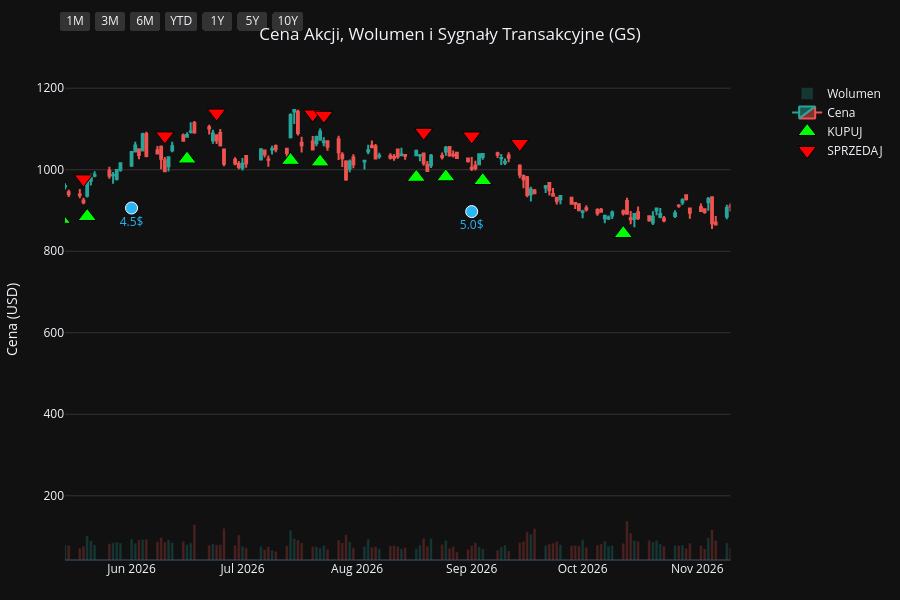
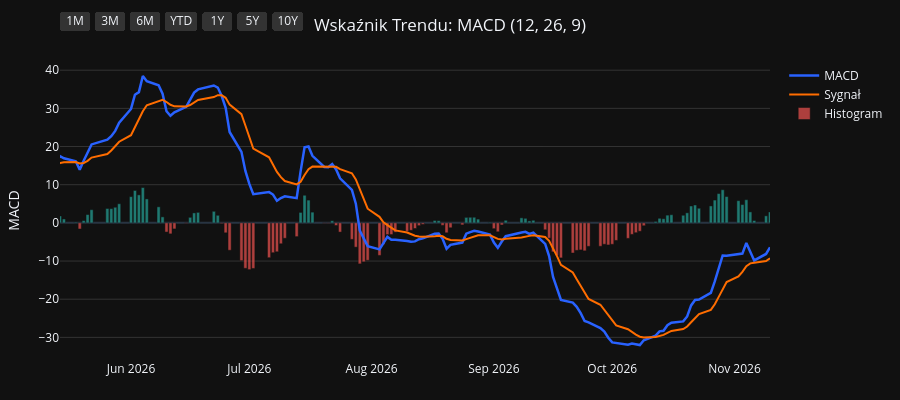
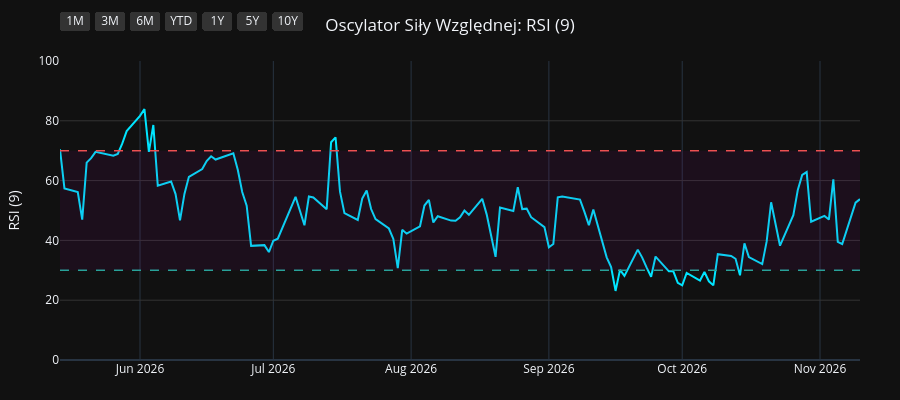
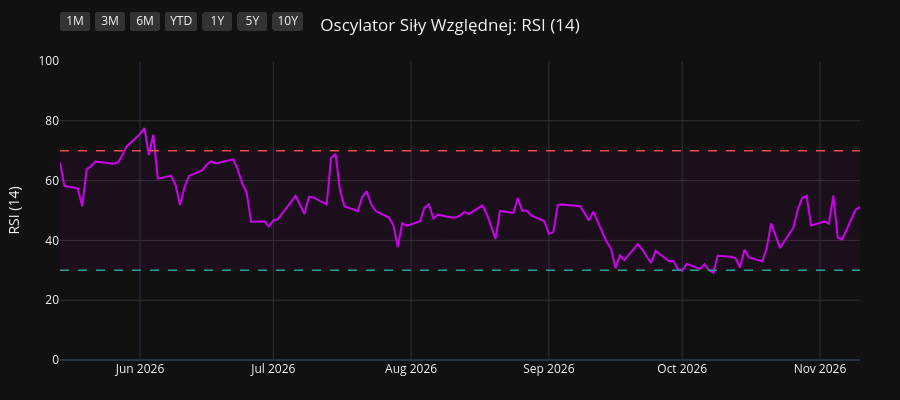

The notebook cell saved with these charts, in order:
### Code cell
import os
import yfinance as yf
import pandas as pd
import pandas_ta as ta
import plotly.graph_objects as go
from plotly.subplots import make_subplots

# 1. Pobranie i przygotowanie danych
symbol = os.environ.get("STOCK_TICKER", "").strip().upper()
if not symbol:
    raise RuntimeError("Set STOCK_TICKER before running price_extractor.ipynb")
df = yf.Ticker(symbol).history(period="10y")
df.index = df.index.tz_localize(None)

# Wskaźniki i sygnały
df.ta.macd(fast=12, slow=26, signal=9, append=True)
df.ta.rsi(length=9, append=True)
df.ta.rsi(length=14, append=True)
df.ta.rsi(length=21, append=True)
df.dropna(inplace=True)

macd = df['MACD_12_26_9']
signal = df['MACDs_12_26_9']
wczorajszy_macd = macd.shift(1)
wczorajszy_signal = signal.shift(1)

df['Decyzja'] = 'BRAK'
df.loc[(macd > signal) & (wczorajszy_macd <= wczorajszy_signal), 'Decyzja'] = 'KUPUJ'
df.loc[(macd < signal) & (wczorajszy_macd >= wczorajszy_signal), 'Decyzja'] = 'SPRZEDAJ'

df_kupuj = df[df['Decyzja'] == 'KUPUJ']
df_sprzedaj = df[df['Decyzja'] == 'SPRZEDAJ']
df_dywidendy = df[df['Dividends'] > 0]
df_splity = df[df['Stock Splits'] > 0]

# Wspólna konfiguracja osi X
konfiguracja_osi_x = dict(
    type="date",
    showspikes=True, spikemode="across", spikesnap="cursor", spikedash="dot", spikecolor="#ffffff", spikethickness=1, hoverformat="%Y-%m-%d",
    rangeselector=dict(
        buttons=list([
            dict(count=1, label="1M", step="month", stepmode="backward"),
            dict(count=3, label="3M", step="month", stepmode="backward"),
            dict(count=6, label="6M", step="month", stepmode="backward"),
            dict(count=1, label="YTD", step="year", stepmode="todate"),
            dict(count=1, label="1Y", step="year", stepmode="backward"),
            dict(count=5, label="5Y", step="year", stepmode="backward"),
            dict(step="all", label="10Y")
        ]),
        bgcolor="#333333", activecolor="#2962ff", x=0, y=1.1
    )
)

# ==========================================
# WYKRES 1: CENA + WOLUMEN + SYGNAŁY
# ==========================================
fig1 = make_subplots(specs=[[{"secondary_y": True}]])

kolory_wolumenu = ['#26a69a' if row['Close'] >= row['Open'] else '#ef5350' for index, row in df.iterrows()]
fig1.add_trace(go.Bar(x=df.index, y=df['Volume'], marker_color=kolory_wolumenu, opacity=0.25, name='Wolumen'), secondary_y=True)
fig1.add_trace(go.Candlestick(x=df.index, open=df['Open'], high=df['High'], low=df['Low'], close=df['Close'], name='Cena', increasing_line_color='#26a69a', decreasing_line_color='#ef5350'), secondary_y=False)
fig1.add_trace(go.Scatter(x=df_kupuj.index, y=df_kupuj['Low'] * 0.95, customdata=df_kupuj[['Low', 'High']], mode='markers', marker=dict(symbol='triangle-up', size=16, color='#00ff00', line=dict(width=1, color='black')), name='KUPUJ', hovertemplate='KUPUJ<br>Najniższa: %{customdata[0]:.2f}<br>Najwyższa: %{customdata[1]:.2f}<extra></extra>'), secondary_y=False)
fig1.add_trace(go.Scatter(x=df_sprzedaj.index, y=df_sprzedaj['High'] * 1.05, customdata=df_sprzedaj[['Low', 'High']], mode='markers', marker=dict(symbol='triangle-down', size=16, color='#ff0000', line=dict(width=1, color='black')), name='SPRZEDAJ', hovertemplate='SPRZEDAJ<br>Najniższa: %{customdata[0]:.2f}<br>Najwyższa: %{customdata[1]:.2f}<extra></extra>'), secondary_y=False)

if not df_dywidendy.empty:
    fig1.add_trace(go.Scatter(x=df_dywidendy.index, y=df_dywidendy['Low'] * 0.90, mode='markers+text', marker=dict(symbol='circle', size=12, color='#29b6f6', line=dict(width=1, color='white')), text=df_dywidendy['Dividends'].apply(lambda x: f"{x}$"), textposition="bottom center", name='Dywidenda', showlegend=False, hovertemplate='Dywidenda: %{text}<extra></extra>', textfont=dict(color="#29b6f6")), secondary_y=False)
if not df_splity.empty:
                    fig1.add_trace(go.Scatter(x=df_splity.index, y=df_splity['High'], mode='markers+text', marker=dict(symbol='star', size=16, color='#ffee58', line=dict(width=1, color='black')), text=df_splity['Stock Splits'].apply(lambda x: f"{x:g}:1" if x >= 1 else f"1:{1 / x:g}"), textposition="top center", name='Split', hovertemplate='%{text}<extra></extra>', textfont=dict(color="#ffee58")), secondary_y=False)

fig1.update_layout(title=dict(text=f"Cena Akcji, Wolumen i Sygnały Transakcyjne ({symbol})", x=0.5, xanchor='center'), dragmode='pan', xaxis_rangeslider_visible=False, template='plotly_dark', height=600, hovermode='x unified', margin=dict(l=60, r=40, t=60, b=40))
fig1.update_xaxes(**konfiguracja_osi_x)
fig1.update_xaxes(range=[df.index.max() - pd.Timedelta(days=180), df.index.max()])
fig1.update_yaxes(title_text="Cena (USD)", secondary_y=False, gridcolor='#333333')
fig1.update_yaxes(range=[0, df['Volume'].max() * 4], showgrid=False, showticklabels=False, secondary_y=True)
fig1.show(config={'scrollZoom': True})

# ==========================================
# WYKRES 2: WSKAŹNIK MACD
# ==========================================
fig2 = go.Figure()
fig2.add_trace(go.Scatter(x=df.index, y=df['MACD_12_26_9'], line=dict(color='#2962ff', width=2.5), name='MACD'))
fig2.add_trace(go.Scatter(x=df.index, y=df['MACDs_12_26_9'], line=dict(color='#ff6d00', width=2), name='Sygnał'))
kolory_macd = ['#26a69a' if val >= 0 else '#ef5350' for val in df['MACDh_12_26_9']]
fig2.add_trace(go.Bar(x=df.index, y=df['MACDh_12_26_9'], marker_color=kolory_macd, name='Histogram', opacity=0.7))
fig2.update_layout(title=dict(text="Wskaźnik Trendu: MACD (12, 26, 9)", x=0.5, xanchor='center'), dragmode='pan', xaxis_rangeslider_visible=False, template='plotly_dark', height=400, hovermode='x unified', margin=dict(l=60, r=40, t=60, b=40))
fig2.update_xaxes(**konfiguracja_osi_x)
fig2.update_xaxes(range=[df.index.max() - pd.Timedelta(days=180), df.index.max()])
fig2.update_yaxes(title_text="MACD", gridcolor='#333333')
fig2.show(config={'scrollZoom': True})

# ==========================================
# WYKRES 3: OSCYLATOR RSI (9)
# ==========================================
fig3 = go.Figure()
fig3.add_trace(go.Scatter(x=df.index, y=df['RSI_9'], line=dict(color='#00e5ff', width=2), name='RSI (9)'))
fig3.add_hline(y=70, line_dash="dash", line_color="#ef5350", line_width=1.5)
fig3.add_hline(y=30, line_dash="dash", line_color="#26a69a", line_width=1.5)
fig3.add_hrect(y0=30, y1=70, line_width=0, fillcolor="purple", opacity=0.1)
fig3.update_layout(title=dict(text="Oscylator Siły Względnej: RSI (9)", x=0.5, xanchor='center'), dragmode='pan', xaxis_rangeslider_visible=False, template='plotly_dark', height=400, hovermode='x unified', margin=dict(l=60, r=40, t=60, b=40))
fig3.update_xaxes(**konfiguracja_osi_x)
fig3.update_xaxes(range=[df.index.max() - pd.Timedelta(days=180), df.index.max()])
fig3.update_yaxes(title_text="RSI (9)", range=[0, 100], gridcolor='#333333')
fig3.show(config={'scrollZoom': True})

# ==========================================
# WYKRES 4: OSCYLATOR RSI (14)
# ==========================================
fig4 = go.Figure()
fig4.add_trace(go.Scatter(x=df.index, y=df['RSI_14'], line=dict(color='#d500f9', width=2), name='RSI (14)'))
fig4.add_hline(y=70, line_dash="dash", line_color="#ef5350", line_width=1.5)
fig4.add_hline(y=30, line_dash="dash", line_color="#26a69a", line_width=1.5)
fig4.add_hrect(y0=30, y1=70, line_width=0, fillcolor="purple", opacity=0.1)
fig4.update_layout(title=dict(text="Oscylator Siły Względnej: RSI (14)", x=0.5, xanchor='center'), dragmode='pan', xaxis_rangeslider_visible=False, template='plotly_dark', height=400, hovermode='x unified', margin=dict(l=60, r=40, t=60, b=40))
fig4.update_xaxes(**konfiguracja_osi_x)
fig4.update_xaxes(range=[df.index.max() - pd.Timedelta(days=180), df.index.max()])
fig4.update_yaxes(title_text="RSI (14)", range=[0, 100], gridcolor='#333333')
fig4.show(config={'scrollZoom': True})

# ==========================================
# WYKRES 5: OSCYLATOR RSI (21)
# ==========================================
fig5 = go.Figure()
fig5.add_trace(go.Scatter(x=df.index, y=df['RSI_21'], line=dict(color='#64dd17', width=2), name='RSI (21)'))
fig5.add_hline(y=70, line_dash="dash", line_color="#ef5350", line_width=1.5)
fig5.add_hline(y=30, line_dash="dash", line_color="#26a69a", line_width=1.5)
fig5.add_hrect(y0=30, y1=70, line_width=0, fillcolor="purple", opacity=0.1)
fig5.update_layout(title=dict(text="Oscylator Siły Względnej: RSI (21)", x=0.5, xanchor='center'), dragmode='pan', xaxis_rangeslider_visible=False, template='plotly_dark', height=400, hovermode='x unified', margin=dict(l=60, r=40, t=60, b=40))
fig5.update_xaxes(**konfiguracja_osi_x)
fig5.update_xaxes(range=[df.index.max() - pd.Timedelta(days=180), df.index.max()])
fig5.update_yaxes(title_text="RSI (21)", range=[0, 100], gridcolor='#333333')
fig5.show(config={'scrollZoom': True})

### Figure 1 — Plotly figure (JSON) as saved in the notebook; plotly's stock layout.template omitted (floating-point values rounded to 4 significant figures; data arrays with more than 128 entries replaced by an {"elided": "..."} marker saying what was removed)
{"data": [{"marker": {"color": {"elided": "2479 str values"}}, "name": "Wolumen", "opacity": 0.25, "type": "bar", "x": {"elided": "2479 str values"}, "xaxis": "x", "y": {"elided": "2479 int values"}, "yaxis": "y2"}, {"close": {"elided": "2479 float values"}, "decreasing": {"line": {"color": "#ef5350"}}, "high": {"elided": "2479 float values"}, "increasing": {"line": {"color": "#26a69a"}}, "low": {"elided": "2479 float values"}, "name": "Cena", "open": {"elided": "2479 float values"}, "type": "candlestick", "x": {"elided": "2479 str values"}, "xaxis": "x", "yaxis": "y"}, {"customdata": {"elided": "96x2 float values"}, "hovertemplate": "KUPUJ<br>Najniższa: %{customdata[0]:.2f}<br>Najwyższa: %{customdata[1]:.2f}<extra></extra>", "marker": {"color": "#00ff00", "line": {"color": "black", "width": 1}, "size": 16, "symbol": "triangle-up"}, "mode": "markers", "name": "KUPUJ", "type": "scatter", "x": ["2017-02-07T00:00:00", "2017-04-11T00:00:00", "2017-04-25T00:00:00", "2017-05-24T00:00:00", "2017-06-08T00:00:00", "2017-06-28T00:00:00", "2017-08-01T00:00:00", "2017-09-01T00:00:00", "2017-09-12T00:00:00", "2017-11-30T00:00:00", "2018-01-23T00:00:00", "2018-02-16T00:00:00", "2018-03-07T00:00:00", "2018-04-10T00:00:00", "2018-05-09T00:00:00", "2018-06-07T00:00:00", "2018-07-09T00:00:00", "2018-08-21T00:00:00", "2018-09-21T00:00:00", "2018-10-17T00:00:00", "2018-10-31T00:00:00", "2018-12-28T00:00:00", "2019-03-18T00:00:00", "2019-04-02T00:00:00", "2019-05-03T00:00:00", "2019-06-10T00:00:00", "2019-08-29T00:00:00", "2019-10-15T00:00:00", "2019-12-12T00:00:00", "2020-01-02T00:00:00", "2020-03-26T00:00:00", "2020-05-07T00:00:00", "2020-05-26T00:00:00", "2020-07-13T00:00:00", "2020-08-10T00:00:00", "2020-08-27T00:00:00", "2020-09-30T00:00:00", "2020-11-06T00:00:00", "2020-12-21T00:00:00", "2021-02-09T00:00:00", "2021-03-10T00:00:00", "2021-04-16T00:00:00", "2021-04-23T00:00:00", "2021-06-01T00:00:00", "2021-06-30T00:00:00", "2021-07-12T00:00:00", "2021-07-23T00:00:00", "2021-08-26T00:00:00", "2021-10-08T00:00:00", "2021-12-07T00:00:00", "2021-12-27T00:00:00", "2022-02-02T00:00:00", "2022-03-15T00:00:00", "2022-04-18T00:00:00", "2022-05-17T00:00:00", "2022-06-27T00:00:00", "2022-07-18T00:00:00", "2022-10-06T00:00:00", "2022-10-13T00:00:00", "2023-01-06T00:00:00", "2023-01-26T00:00:00", "2023-03-28T00:00:00", "2023-05-26T00:00:00", "2023-07-12T00:00:00", "2023-08-31T00:00:00", "2023-10-31T00:00:00", "2024-02-23T00:00:00", "2024-03-21T00:00:00", "2024-04-23T00:00:00", "2024-07-02T00:00:00", "2024-08-15T00:00:00", "2024-09-19T00:00:00", "2024-10-08T00:00:00", "2024-11-06T00:00:00", "2025-01-08T00:00:00", "2025-01-15T00:00:00", "2025-02-18T00:00:00", "2025-03-20T00:00:00", "2025-04-16T00:00:00", "2025-06-18T00:00:00", "2025-08-27T00:00:00", "2025-09-09T00:00:00", "2025-10-28T00:00:00", "2025-11-26T00:00:00", "2026-01-05T00:00:00", "2026-01-15T00:00:00", "2026-03-23T00:00:00", "2026-05-13T00:00:00", "2026-05-20T00:00:00", "2026-06-16T00:00:00", "2026-07-14T00:00:00", "2026-07-22T00:00:00", "2026-08-17T00:00:00", "2026-08-25T00:00:00", "2026-09-04T00:00:00", "2026-10-12T00:00:00"], "xaxis": "x", "y": [185.5, 175.1, 174.9, 170.5, 167.3, 172.1, 176.7, 174.8, 173.7, 191.5, 201.5, 208.6, 205.3, 201.4, 186.7, 183.6, 176.1, 185.8, 186.0, 174.3, 175.4, 128.9, 158.9, 156.1, 164.3, 153.6, 162.6, 160.3, 179.1, 186.9, 126.0, 146.4, 151.3, 170.1, 171.0, 169.7, 164.0, 165.7, 206.8, 247.5, 276.7, 282.6, 276.1, 315.2, 310.6, 307.6, 311.0, 344.4, 326.7, 332.5, 325.7, 302.7, 276.4, 272.9, 262.2, 255.9, 255.8, 261.8, 248.2, 296.1, 303.5, 276.5, 283.4, 285.7, 289.6, 267.2, 348.7, 360.1, 375.5, 417.2, 452.3, 450.6, 449.9, 516.9, 525.5, 544.1, 606.5, 509.0, 454.3, 577.9, 690.4, 688.1, 733.6, 750.0, 854.5, 865.8, 780.3, 878.2, 885.2, 1026.0, 1023.0, 1019.0, 981.4, 982.5, 973.4, 843.4], "yaxis": "y"}, {"customdata": {"elided": "95x2 float values"}, "hovertemplate": "SPRZEDAJ<br>Najniższa: %{customdata[0]:.2f}<br>Najwyższa: %{customdata[1]:.2f}<extra></extra>", "marker": {"color": "#ff0000", "line": {"color": "black", "width": 1}, "size": 16, "symbol": "triangle-down"}, "mode": "markers", "name": "SPRZEDAJ", "type": "scatter", "x": ["2017-03-07T00:00:00", "2017-04-12T00:00:00", "2017-05-17T00:00:00", "2017-05-31T00:00:00", "2017-06-26T00:00:00", "2017-07-19T00:00:00", "2017-08-15T00:00:00", "2017-09-05T00:00:00", "2017-10-13T00:00:00", "2017-12-28T00:00:00", "2018-02-05T00:00:00", "2018-03-01T00:00:00", "2018-03-19T00:00:00", "2018-04-23T00:00:00", "2018-05-29T00:00:00", "2018-06-21T00:00:00", "2018-08-09T00:00:00", "2018-09-06T00:00:00", "2018-09-26T00:00:00", "2018-10-24T00:00:00", "2018-11-12T00:00:00", "2019-02-06T00:00:00", "2019-03-20T00:00:00", "2019-04-24T00:00:00", "2019-05-07T00:00:00", "2019-08-01T00:00:00", "2019-09-24T00:00:00", "2019-11-15T00:00:00", "2019-12-31T00:00:00", "2020-01-24T00:00:00", "2020-05-06T00:00:00", "2020-05-12T00:00:00", "2020-06-12T00:00:00", "2020-07-23T00:00:00", "2020-08-18T00:00:00", "2020-09-09T00:00:00", "2020-10-22T00:00:00", "2020-12-14T00:00:00", "2021-01-21T00:00:00", "2021-03-09T00:00:00", "2021-03-17T00:00:00", "2021-04-22T00:00:00", "2021-05-19T00:00:00", "2021-06-10T00:00:00", "2021-07-07T00:00:00", "2021-07-16T00:00:00", "2021-08-19T00:00:00", "2021-09-03T00:00:00", "2021-11-05T00:00:00", "2021-12-20T00:00:00", "2022-01-14T00:00:00", "2022-02-18T00:00:00", "2022-04-04T00:00:00", "2022-04-26T00:00:00", "2022-06-09T00:00:00", "2022-07-14T00:00:00", "2022-08-22T00:00:00", "2022-10-11T00:00:00", "2022-11-25T00:00:00", "2023-01-20T00:00:00", "2023-02-21T00:00:00", "2023-05-03T00:00:00", "2023-06-21T00:00:00", "2023-08-08T00:00:00", "2023-09-25T00:00:00", "2024-01-03T00:00:00", "2024-03-07T00:00:00", "2024-04-08T00:00:00", "2024-05-23T00:00:00", "2024-08-02T00:00:00", "2024-09-03T00:00:00", "2024-10-03T00:00:00", "2024-10-25T00:00:00", "2024-11-29T00:00:00", "2025-01-10T00:00:00", "2025-02-12T00:00:00", "2025-02-20T00:00:00", "2025-04-03T00:00:00", "2025-05-29T00:00:00", "2025-07-11T00:00:00", "2025-09-02T00:00:00", "2025-09-29T00:00:00", "2025-11-17T00:00:00", "2025-12-29T00:00:00", "2026-01-14T00:00:00", "2026-01-20T00:00:00", "2026-04-29T00:00:00", "2026-05-19T00:00:00", "2026-06-10T00:00:00", "2026-06-24T00:00:00", "2026-07-20T00:00:00", "2026-07-23T00:00:00", "2026-08-19T00:00:00", "2026-09-01T00:00:00", "2026-09-14T00:00:00"], "xaxis": "x", "y": [217.3, 196.0, 193.7, 188.1, 191.3, 193.2, 198.7, 193.7, 207.0, 222.9, 228.4, 229.2, 232.6, 219.8, 202.2, 199.4, 206.7, 209.0, 204.0, 191.7, 194.7, 175.0, 176.8, 179.7, 180.1, 195.0, 191.1, 197.3, 206.4, 220.5, 163.6, 166.4, 184.4, 187.2, 184.9, 187.2, 188.6, 223.8, 269.0, 310.3, 320.2, 310.9, 332.1, 360.7, 342.6, 347.1, 368.2, 386.1, 385.5, 351.2, 359.4, 327.3, 312.2, 302.5, 297.3, 269.0, 326.0, 288.5, 371.3, 338.1, 352.0, 323.7, 321.4, 342.8, 323.4, 381.6, 393.4, 411.4, 463.0, 496.1, 514.4, 495.0, 533.6, 618.3, 584.4, 659.7, 679.8, 540.2, 621.7, 723.1, 758.3, 832.9, 820.4, 938.1, 970.8, 996.1, 967.5, 977.5, 1083.0, 1139.0, 1137.0, 1133.0, 1092.0, 1083.0, 1064.0], "yaxis": "y"}, {"hovertemplate": "Dywidenda: %{text}<extra></extra>", "marker": {"color": "#29b6f6", "line": {"color": "white", "width": 1}, "size": 12, "symbol": "circle"}, "mode": "markers+text", "name": "Dywidenda", "showlegend": false, "text": ["0.65$", "0.75$", "0.75$", "0.75$", "0.75$", "0.8$", "0.8$", "0.8$", "0.8$", "0.85$", "1.25$", "1.25$", "1.25$", "1.25$", "1.25$", "1.25$", "1.25$", "1.25$", "2.0$", "2.0$", "2.0$", "2.0$", "2.5$", "2.5$", "2.5$", "2.5$", "2.75$", "2.75$", "2.75$", "2.75$", "3.0$", "3.0$", "3.0$", "3.0$", "4.0$", "4.0$", "4.5$", "4.5$", "5.0$"], "textfont": {"color": "#29b6f6"}, "textposition": "bottom center", "type": "scatter", "x": ["2017-02-28T00:00:00", "2017-05-30T00:00:00", "2017-08-29T00:00:00", "2017-11-29T00:00:00", "2018-02-28T00:00:00", "2018-05-30T00:00:00", "2018-08-29T00:00:00", "2018-11-29T00:00:00", "2019-02-27T00:00:00", "2019-05-29T00:00:00", "2019-08-29T00:00:00", "2019-11-29T00:00:00", "2020-02-28T00:00:00", "2020-05-29T00:00:00", "2020-08-31T00:00:00", "2020-12-01T00:00:00", "2021-03-01T00:00:00", "2021-05-28T00:00:00", "2021-08-31T00:00:00", "2021-12-01T00:00:00", "2022-03-01T00:00:00", "2022-05-31T00:00:00", "2022-08-31T00:00:00", "2022-11-30T00:00:00", "2023-03-01T00:00:00", "2023-05-31T00:00:00", "2023-08-30T00:00:00", "2023-11-29T00:00:00", "2024-02-28T00:00:00", "2024-05-30T00:00:00", "2024-08-30T00:00:00", "2024-12-02T00:00:00", "2025-02-28T00:00:00", "2025-05-30T00:00:00", "2025-08-29T00:00:00", "2025-12-02T00:00:00", "2026-03-02T00:00:00", "2026-06-01T00:00:00", "2026-09-01T00:00:00"], "xaxis": "x", "y": [180.8, 161.0, 159.9, 178.7, 195.7, 169.3, 180.4, 145.6, 149.2, 140.6, 154.0, 169.5, 150.8, 151.6, 159.5, 182.2, 255.7, 292.2, 325.9, 301.5, 263.7, 261.7, 269.4, 308.6, 286.6, 268.7, 275.8, 285.6, 330.8, 384.9, 437.0, 522.7, 527.7, 521.3, 652.2, 717.0, 745.4, 906.0, 897.3], "yaxis": "y"}], "layout": {"dragmode": "pan", "height": 600, "hovermode": "x unified", "margin": {"b": 40, "l": 60, "r": 40, "t": 60}, "title": {"text": "Cena Akcji, Wolumen i Sygnały Transakcyjne (GS)", "x": 0.5, "xanchor": "center"}, "xaxis": {"anchor": "y", "domain": [0.0, 0.94], "hoverformat": "%Y-%m-%d", "range": ["2026-05-14T00:00:00", "2026-11-10T00:00:00"], "rangeselector": {"activecolor": "#2962ff", "bgcolor": "#333333", "buttons": [{"count": 1, "label": "1M", "step": "month", "stepmode": "backward"}, {"count": 3, "label": "3M", "step": "month", "stepmode": "backward"}, {"count": 6, "label": "6M", "step": "month", "stepmode": "backward"}, {"count": 1, "label": "YTD", "step": "year", "stepmode": "todate"}, {"count": 1, "label": "1Y", "step": "year", "stepmode": "backward"}, {"count": 5, "label": "5Y", "step": "year", "stepmode": "backward"}, {"label": "10Y", "step": "all"}], "x": 0, "y": 1.1}, "rangeslider": {"visible": false}, "showspikes": true, "spikecolor": "#ffffff", "spikedash": "dot", "spikemode": "across", "spikesnap": "cursor", "spikethickness": 1, "type": "date"}, "yaxis": {"anchor": "x", "domain": [0.0, 1.0], "gridcolor": "#333333", "title": {"text": "Cena (USD)"}}, "yaxis2": {"anchor": "x", "overlaying": "y", "range": [0, 60776800], "showgrid": false, "showticklabels": false, "side": "right"}}}

### Figure 2 — Plotly figure (JSON) as saved in the notebook; plotly's stock layout.template omitted (floating-point values rounded to 4 significant figures; data arrays with more than 128 entries replaced by an {"elided": "..."} marker saying what was removed)
{"data": [{"line": {"color": "#2962ff", "width": 2.5}, "name": "MACD", "type": "scatter", "x": {"elided": "2479 str values"}, "y": {"elided": "2479 float values"}}, {"line": {"color": "#ff6d00", "width": 2}, "name": "Sygnał", "type": "scatter", "x": {"elided": "2479 str values"}, "y": {"elided": "2479 float values"}}, {"marker": {"color": {"elided": "2479 str values"}}, "name": "Histogram", "opacity": 0.7, "type": "bar", "x": {"elided": "2479 str values"}, "y": {"elided": "2479 float values"}}], "layout": {"dragmode": "pan", "height": 400, "hovermode": "x unified", "margin": {"b": 40, "l": 60, "r": 40, "t": 60}, "title": {"text": "Wskaźnik Trendu: MACD (12, 26, 9)", "x": 0.5, "xanchor": "center"}, "xaxis": {"hoverformat": "%Y-%m-%d", "range": ["2026-05-14T00:00:00", "2026-11-10T00:00:00"], "rangeselector": {"activecolor": "#2962ff", "bgcolor": "#333333", "buttons": [{"count": 1, "label": "1M", "step": "month", "stepmode": "backward"}, {"count": 3, "label": "3M", "step": "month", "stepmode": "backward"}, {"count": 6, "label": "6M", "step": "month", "stepmode": "backward"}, {"count": 1, "label": "YTD", "step": "year", "stepmode": "todate"}, {"count": 1, "label": "1Y", "step": "year", "stepmode": "backward"}, {"count": 5, "label": "5Y", "step": "year", "stepmode": "backward"}, {"label": "10Y", "step": "all"}], "x": 0, "y": 1.1}, "rangeslider": {"visible": false}, "showspikes": true, "spikecolor": "#ffffff", "spikedash": "dot", "spikemode": "across", "spikesnap": "cursor", "spikethickness": 1, "type": "date"}, "yaxis": {"gridcolor": "#333333", "title": {"text": "MACD"}}}}

### Figure 3 — Plotly figure (JSON) as saved in the notebook; plotly's stock layout.template omitted (floating-point values rounded to 4 significant figures; data arrays with more than 128 entries replaced by an {"elided": "..."} marker saying what was removed)
{"data": [{"line": {"color": "#00e5ff", "width": 2}, "name": "RSI (9)", "type": "scatter", "x": {"elided": "2479 str values"}, "y": {"elided": "2479 float values"}}], "layout": {"dragmode": "pan", "height": 400, "hovermode": "x unified", "margin": {"b": 40, "l": 60, "r": 40, "t": 60}, "shapes": [{"line": {"color": "#ef5350", "dash": "dash", "width": 1.5}, "type": "line", "x0": 0, "x1": 1, "xref": "x domain", "y0": 70, "y1": 70, "yref": "y"}, {"line": {"color": "#26a69a", "dash": "dash", "width": 1.5}, "type": "line", "x0": 0, "x1": 1, "xref": "x domain", "y0": 30, "y1": 30, "yref": "y"}, {"fillcolor": "purple", "line": {"width": 0}, "opacity": 0.1, "type": "rect", "x0": 0, "x1": 1, "xref": "x domain", "y0": 30, "y1": 70, "yref": "y"}], "title": {"text": "Oscylator Siły Względnej: RSI (9)", "x": 0.5, "xanchor": "center"}, "xaxis": {"hoverformat": "%Y-%m-%d", "range": ["2026-05-14T00:00:00", "2026-11-10T00:00:00"], "rangeselector": {"activecolor": "#2962ff", "bgcolor": "#333333", "buttons": [{"count": 1, "label": "1M", "step": "month", "stepmode": "backward"}, {"count": 3, "label": "3M", "step": "month", "stepmode": "backward"}, {"count": 6, "label": "6M", "step": "month", "stepmode": "backward"}, {"count": 1, "label": "YTD", "step": "year", "stepmode": "todate"}, {"count": 1, "label": "1Y", "step": "year", "stepmode": "backward"}, {"count": 5, "label": "5Y", "step": "year", "stepmode": "backward"}, {"label": "10Y", "step": "all"}], "x": 0, "y": 1.1}, "rangeslider": {"visible": false}, "showspikes": true, "spikecolor": "#ffffff", "spikedash": "dot", "spikemode": "across", "spikesnap": "cursor", "spikethickness": 1, "type": "date"}, "yaxis": {"gridcolor": "#333333", "range": [0, 100], "title": {"text": "RSI (9)"}}}}

### Figure 4 — Plotly figure (JSON) as saved in the notebook; plotly's stock layout.template omitted (floating-point values rounded to 4 significant figures; data arrays with more than 128 entries replaced by an {"elided": "..."} marker saying what was removed)
{"data": [{"line": {"color": "#d500f9", "width": 2}, "name": "RSI (14)", "type": "scatter", "x": {"elided": "2479 str values"}, "y": {"elided": "2479 float values"}}], "layout": {"dragmode": "pan", "height": 400, "hovermode": "x unified", "margin": {"b": 40, "l": 60, "r": 40, "t": 60}, "shapes": [{"line": {"color": "#ef5350", "dash": "dash", "width": 1.5}, "type": "line", "x0": 0, "x1": 1, "xref": "x domain", "y0": 70, "y1": 70, "yref": "y"}, {"line": {"color": "#26a69a", "dash": "dash", "width": 1.5}, "type": "line", "x0": 0, "x1": 1, "xref": "x domain", "y0": 30, "y1": 30, "yref": "y"}, {"fillcolor": "purple", "line": {"width": 0}, "opacity": 0.1, "type": "rect", "x0": 0, "x1": 1, "xref": "x domain", "y0": 30, "y1": 70, "yref": "y"}], "title": {"text": "Oscylator Siły Względnej: RSI (14)", "x": 0.5, "xanchor": "center"}, "xaxis": {"hoverformat": "%Y-%m-%d", "range": ["2026-05-14T00:00:00", "2026-11-10T00:00:00"], "rangeselector": {"activecolor": "#2962ff", "bgcolor": "#333333", "buttons": [{"count": 1, "label": "1M", "step": "month", "stepmode": "backward"}, {"count": 3, "label": "3M", "step": "month", "stepmode": "backward"}, {"count": 6, "label": "6M", "step": "month", "stepmode": "backward"}, {"count": 1, "label": "YTD", "step": "year", "stepmode": "todate"}, {"count": 1, "label": "1Y", "step": "year", "stepmode": "backward"}, {"count": 5, "label": "5Y", "step": "year", "stepmode": "backward"}, {"label": "10Y", "step": "all"}], "x": 0, "y": 1.1}, "rangeslider": {"visible": false}, "showspikes": true, "spikecolor": "#ffffff", "spikedash": "dot", "spikemode": "across", "spikesnap": "cursor", "spikethickness": 1, "type": "date"}, "yaxis": {"gridcolor": "#333333", "range": [0, 100], "title": {"text": "RSI (14)"}}}}
